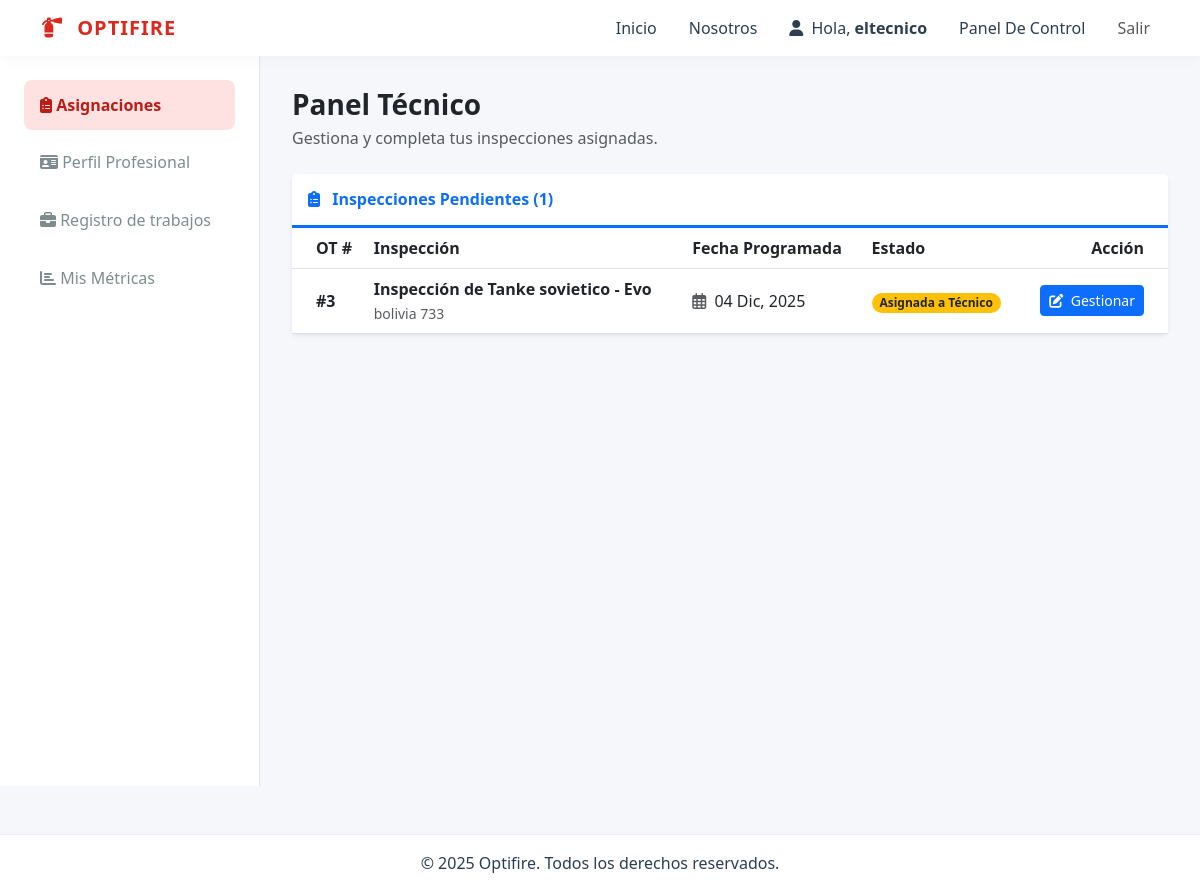
/usuarios/dashboard/tecnico/ (signed in), run on an earlier commit of the app's database.
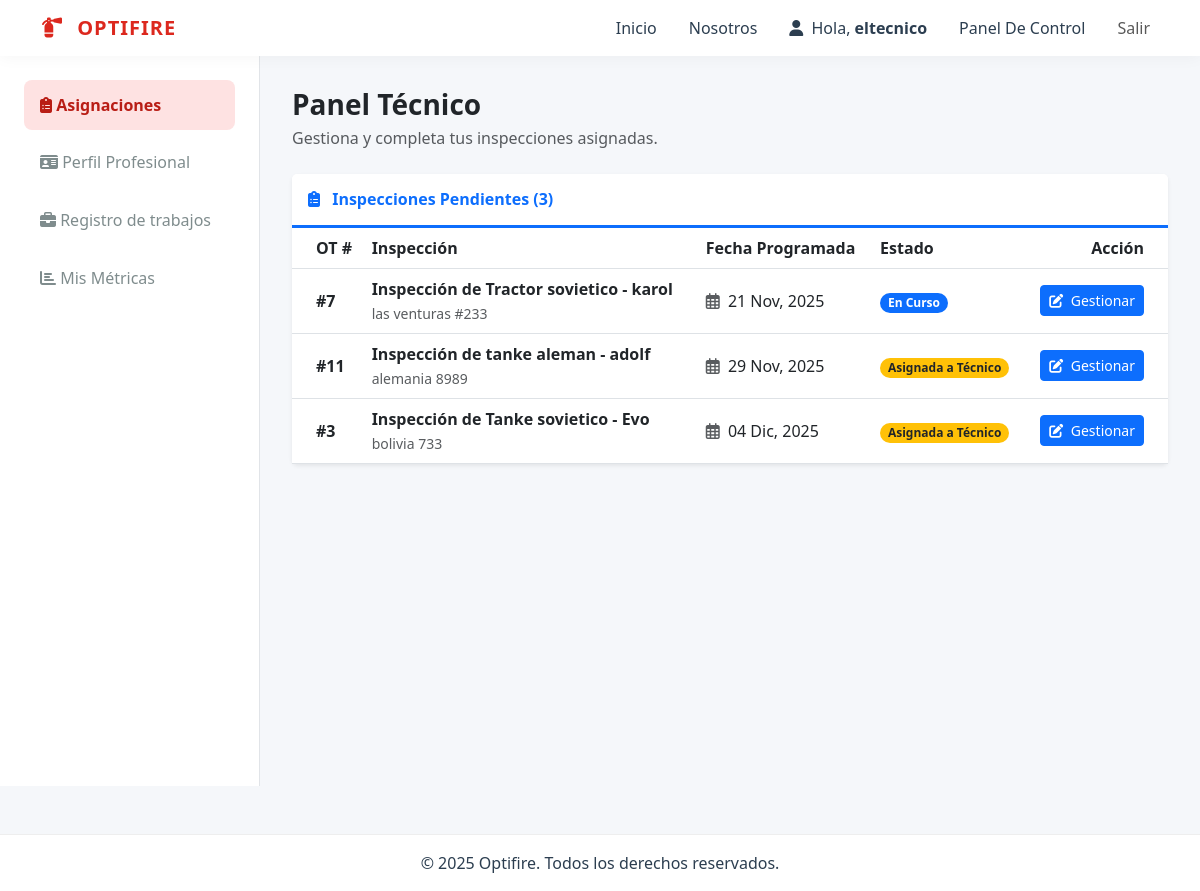
And on a later commit of the database.
### usuarios/models.py (models this page shows, shortened)
class Inspeccion(models.Model):
    solicitud = models.OneToOneField(
        SolicitudInspeccion,
        on_delete=models.CASCADE,
        related_name='inspeccion', # Nombre más corto y directo
        null=True, blank=True
    )
    tecnico = models.ForeignKey(
        User,
        on_delete=models.PROTECT,
        related_name='inspecciones_asignadas',
        limit_choices_to={'groups__name': Roles.TECNICO} # Solo permite elegir técnicos
    )
    plantilla_base = models.ForeignKey(PlantillaInspeccion, on_delete=models.SET_NULL, null=True, blank=True)
    nombre_inspeccion = models.CharField(max_length=200)
    fecha_creacion = models.DateTimeField(auto_now_add=True)
    fecha_programada = models.DateField(null=True, blank=True)
    fecha_finalizacion = models.DateTimeField(null=True, blank=True)
    comentarios_generales = models.TextField(blank=True, null=True)
    estado = models.CharField(
        max_length=20,
        default=EstadoInspeccion.ASIGNADA,
        choices=EstadoInspeccion.choices
    )
    class Meta:
        indexes = [
            models.Index(fields=['tecnico', 'estado']),
        ]

class SolicitudInspeccion(models.Model):
    cliente = models.ForeignKey(User, on_delete=models.CASCADE, related_name='solicitudes_enviadas')
    nombre_cliente = models.CharField(max_length=100)
    apellido_cliente = models.CharField(max_length=100, blank=True, null=True)
    direccion = models.CharField(max_length=255)
    telefono = models.CharField(max_length=20)
    maquinaria = models.TextField(verbose_name="Maquinaria / Servicio")
    observaciones_cliente = models.TextField(blank=True, null=True)
    monto_cotizacion = models.DecimalField(max_digits=10, decimal_places=0, null=True, blank=True)
    detalle_cotizacion = models.TextField(blank=True, null=True)
    tecnico_preasignado = models.ForeignKey(User, on_delete=models.SET_NULL, null=True, blank=True, related_name='solicitudes_preasignadas', limit_choices_to={'groups__name': Roles.TECNICO})
    plantilla_preasignada = models.ForeignKey(PlantillaInspeccion, on_delete=models.SET_NULL, null=True, blank=True, related_name='solicitudes_preasignadas')
    nombre_inspeccion_preasignado = models.CharField(max_length=200, blank=True, null=True)
    fecha_programada_preasignada = models.DateField(null=True, blank=True)
    fecha_programada = models.DateField(null=True, blank=True)
    fecha_solicitud = models.DateTimeField(auto_now_add=True)
    estado = models.CharField(
        max_length=20,
        choices=EstadoSolicitud.choices,
        default=EstadoSolicitud.PENDIENTE
    )
    motivo_rechazo = models.TextField(blank=True, null=True)

### usuarios/views.py (the view)
# urls.py: path('dashboard/tecnico/', views.dashboard_tecnico, name='dashboard_tecnico'),
@login_required
@user_passes_test(is_tecnico)
def dashboard_tecnico(request):
    estados_activos = [EstadoInspeccion.ASIGNADA, EstadoInspeccion.EN_CURSO]
    inspecciones = Inspeccion.objects.filter(
        tecnico=request.user,
        estado__in=estados_activos
    ).select_related('solicitud').order_by('fecha_programada')
    return render(request, 'dashboards/tecnico/tecnico_dashboard.html', {
        'inspecciones_asignadas': inspecciones
    })

### usuarios/context_processors.py (called while the page is built)
def notificaciones_usuario(request):
    if request.user.is_authenticated:
        notificaciones = Notificacion.objects.filter(usuario=request.user, leido=False).order_by('-fecha_creacion')
        return {'mis_notificaciones': notificaciones}
    return {}

### usuarios/views.py (called while the page is built)
def check_role(user, role_name):
    return user.is_authenticated and user.groups.filter(name=role_name).exists()

def is_tecnico(user): return check_role(user, Roles.TECNICO)

### templates/dashboards/tecnico/tecnico_dashboard.html (shortened to what this page needs)
{% extends "base_dashboard.html" %}
{% load static %}
{% block dashboard_menu %}
    {% include "includes/tecnico_menu.html" %}
{% endblock dashboard_menu %}
{% block dashboard_content %}
<div class="d-flex justify-content-between align-items-center mb-4">
    <div>
        <h1 class="h3 text-dark fw-bold mb-1">Panel Técnico</h1>
        <p class="text-muted mb-0">Gestiona y completa tus inspecciones asignadas.</p>
    </div>
</div>
{% if inspecciones_asignadas %}
    <div class="card shadow-sm border-0">
        <div class="card-header bg-white border-bottom border-primary border-3 py-3">
            <h6 class="m-0 fw-bold text-primary">
                <i class="fas fa-clipboard-list me-2"></i> Inspecciones Pendientes ({{ inspecciones_asignadas|length }})
            </h6>
        </div>
        <div class="card-body p-0">
            <div class="table-responsive">
                <table class="table table-hover align-middle mb-0">
                    <thead class="bg-light">
                        <tr>
                            <th class="ps-4">OT #</th>
                            <th>Inspección</th>
                            <th>Fecha Programada</th>
                            <th>Estado</th>
                            <th class="text-end pe-4">Acción</th>
                        </tr>
                    </thead>
                    <tbody>
                    {% for inspeccion in inspecciones_asignadas %}
                        <tr>
                            <td class="ps-4 fw-bold">#{{ inspeccion.solicitud.id|default:inspeccion.id }}</td>
                            <td>
                                <div class="fw-bold">{{ inspeccion.nombre_inspeccion }}</div>
                                <small class="text-muted">{{ inspeccion.solicitud.direccion|default:"Sin dirección" }}</small>
                            </td>
                            <td>
                                {% if inspeccion.fecha_programada %}
                                    <i class="far fa-calendar-alt me-1 text-muted"></i> {{ inspeccion.fecha_programada|date:"d M, Y" }}
                                {% else %}
                                    <span class="text-muted">--</span>
                                {% endif %}
                            </td>
                            <td>
                                <span class="badge rounded-pill
                                    {% if inspeccion.estado == 'ASIGNADA' %} bg-warning text-dark
                                    {% elif inspeccion.estado == 'EN_CURSO' %} bg-primary
                                    {% elif inspeccion.estado == 'COMPLETADA' %} bg-success
                                    {% else %} bg-secondary
                                    {% endif %}">
                                    {{ inspeccion.get_estado_display }}
                                </span>
                            </td>
                            <td class="text-end pe-4">
                                <a href="{% url 'completar_inspeccion' inspeccion.pk %}" class="btn btn-sm btn-primary">
                                    <i class="fas fa-edit me-1"></i> Gestionar
                                </a>
                            </td>
                        </tr>
                    {% endfor %}
                    </tbody>
                </table>
            </div>
        </div>
    </div>
{% endif %}
{% endblock dashboard_content %}

What changed in the data, as far as the page shows it:
added Inspeccion: solicitud.id "7", nombre_inspeccion "Inspección de Tractor sovietico - karol", solicitud.direccion "las venturas #233", fecha_programada "21 Nov, 2025", estado "En Curso"
added Inspeccion: solicitud.id "11", nombre_inspeccion "Inspección de tanke aleman - adolf", solicitud.direccion "alemania 8989", fecha_programada "29 Nov, 2025", estado "Asignada a Técnico"
Also different on the page:
{{ inspecciones_asignadas|length }}: "1" → "3"
